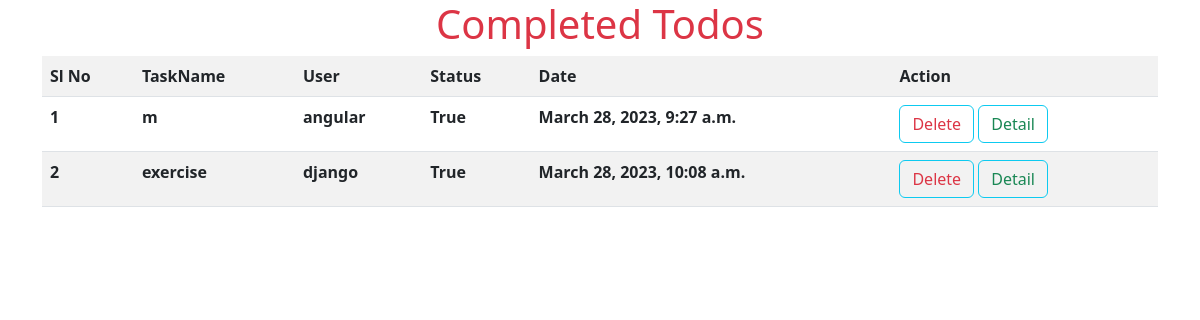
Page /todos/complete/ on the committed database.
### tasks/models.py (models this page shows, shortened)
class Todo(models.Model):
    task_name=models.CharField(max_length=200)
    user=models.ForeignKey(User,on_delete=models.CASCADE)
    status=models.BooleanField(default=False)
    date=models.DateTimeField(auto_now_add=True)

### tasks/views.py (the view)
# urls.py: path('todos/complete/',views.TodoCompleteView.as_view(),name="todo-complete"),
class TodoCompleteView(View):
    def get(self,request,*args,**kw):
        qs=Todo.objects.filter(status=True)
        return render(request,"todo-complete.html",{"todos":qs})

### tasks/templates/todo-complete.html (shortened to what this page needs)
<!DOCTYPE html>
<html lang="en">
<head>
    <link href="https://cdn.jsdelivr.net/npm/bootstrap@5.3.0-alpha1/dist/css/bootstrap.min.css" rel="stylesheet">
</head>
<body>
    <h1 class="text-center text-danger">Completed Todos</h1>
    <div class="container">
    <table class="table table-striped">
        <tr>
            <th>Sl No</th>
            <th>TaskName</th>
            <th>User</th>
            <th>Status</th>
            <th>Date</th>
            <th>Action</th>
        </tr>
        {%for todo in todos%}
        <tr>
            <th>{{forloop.counter}}</th>
            <th>{{todo.task_name}}</th>
            <th>{{todo.user}}</th>
            <th>{{todo.status}}</th>
            <th>{{todo.date}}</th>
            <th>
                <a href="{%url 'todo-delete' todo.id%}" class="btn btn-outline-info text-danger">Delete</a>
                <a href="{%url 'todo-detail' todo.id%}" class="btn btn-outline-info text-success">Detail</a>
            </th>
        </tr>
        {%endfor%}
    </table>
</div>
</body>
</html>

### rows in the picture
Todo: task_name "m", user "angular", status "True", date "March 28, 2023, 9:27 a.m."
Todo: task_name "exercise", user "django", status "True", date "March 28, 2023, 10:08 a.m."
